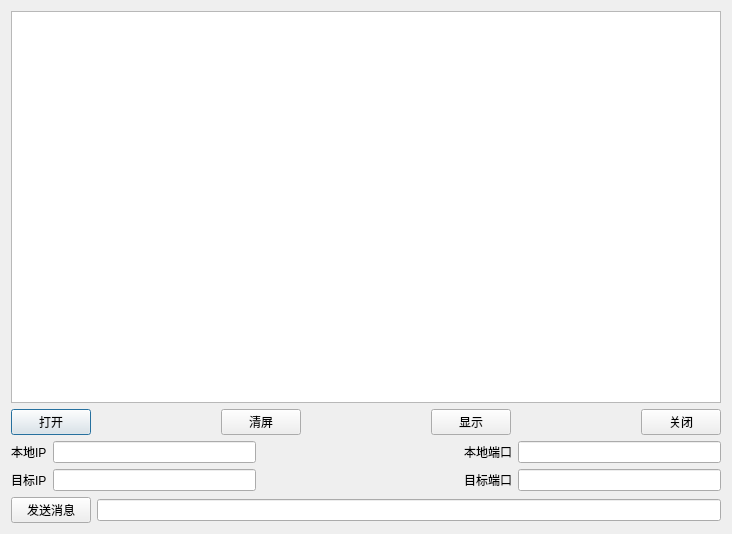
<?xml version="1.0" encoding="UTF-8"?>
<ui version="4.0">
 <class>network_udp</class>
 <widget class="QDialog" name="network_udp">
  <property name="geometry">
   <rect>
    <x>0</x>
    <y>0</y>
    <width>732</width>
    <height>534</height>
   </rect>
  </property>
  <property name="windowTitle">
   <string>Dialog</string>
  </property>
  <layout class="QGridLayout" name="gridLayout_2">
   <item row="0" column="0">
    <layout class="QGridLayout" name="gridLayout">
     <item row="0" column="0">
      <widget class="QPlainTextEdit" name="RecvtEdit"/>
     </item>
     <item row="1" column="0">
      <layout class="QVBoxLayout" name="verticalLayout">
       <item>
        <layout class="QHBoxLayout" name="horizontalLayout_4">
         <item>
          <widget class="QPushButton" name="OpenBtn">
           <property name="text">
            <string>打开</string>
           </property>
          </widget>
         </item>
         <item>
          <spacer name="horizontalSpacer">
           <property name="orientation">
            <enum>Qt::Horizontal</enum>
           </property>
           <property name="sizeHint" stdset="0">
            <size>
             <width>40</width>
             <height>20</height>
            </size>
           </property>
          </spacer>
         </item>
         <item>
          <widget class="QPushButton" name="ClearBtn">
           <property name="text">
            <string>清屏</string>
           </property>
          </widget>
         </item>
         <item>
          <spacer name="horizontalSpacer_2">
           <property name="orientation">
            <enum>Qt::Horizontal</enum>
           </property>
           <property name="sizeHint" stdset="0">
            <size>
             <width>40</width>
             <height>20</height>
            </size>
           </property>
          </spacer>
         </item>
         <item>
          <widget class="QPushButton" name="ShowBtn">
           <property name="text">
            <string>显示</string>
           </property>
          </widget>
         </item>
         <item>
          <spacer name="horizontalSpacer_3">
           <property name="orientation">
            <enum>Qt::Horizontal</enum>
           </property>
           <property name="sizeHint" stdset="0">
            <size>
             <width>40</width>
             <height>20</height>
            </size>
           </property>
          </spacer>
         </item>
         <item>
          <widget class="QPushButton" name="ExitBtn">
           <property name="text">
            <string>关闭</string>
           </property>
          </widget>
         </item>
        </layout>
       </item>
       <item>
        <layout class="QHBoxLayout" name="horizontalLayout_3">
         <item>
          <widget class="QLabel" name="local">
           <property name="text">
            <string>本地IP</string>
           </property>
          </widget>
         </item>
         <item>
          <widget class="QLineEdit" name="LocalIP"/>
         </item>
         <item>
          <spacer name="horizontalSpacer_4">
           <property name="orientation">
            <enum>Qt::Horizontal</enum>
           </property>
           <property name="sizeHint" stdset="0">
            <size>
             <width>40</width>
             <height>20</height>
            </size>
           </property>
          </spacer>
         </item>
         <item>
          <widget class="QLabel" name="label_3">
           <property name="text">
            <string>本地端口</string>
           </property>
          </widget>
         </item>
         <item>
          <widget class="QLineEdit" name="LocalPort"/>
         </item>
        </layout>
       </item>
       <item>
        <layout class="QHBoxLayout" name="horizontalLayout_2">
         <item>
          <widget class="QLabel" name="Aim">
           <property name="text">
            <string>目标IP</string>
           </property>
          </widget>
         </item>
         <item>
          <widget class="QLineEdit" name="AimIP"/>
         </item>
         <item>
          <spacer name="horizontalSpacer_5">
           <property name="orientation">
            <enum>Qt::Horizontal</enum>
           </property>
           <property name="sizeHint" stdset="0">
            <size>
             <width>40</width>
             <height>20</height>
            </size>
           </property>
          </spacer>
         </item>
         <item>
          <widget class="QLabel" name="Aim_2">
           <property name="text">
            <string>目标端口</string>
           </property>
          </widget>
         </item>
         <item>
          <widget class="QLineEdit" name="AimPort"/>
         </item>
        </layout>
       </item>
       <item>
        <layout class="QHBoxLayout" name="horizontalLayout">
         <item>
          <widget class="QPushButton" name="SendBtn">
           <property name="text">
            <string>发送消息</string>
           </property>
          </widget>
         </item>
         <item>
          <widget class="QLineEdit" name="SendEdit"/>
         </item>
        </layout>
       </item>
      </layout>
     </item>
    </layout>
   </item>
  </layout>
 </widget>
 <resources/>
 <connections/>
</ui>
